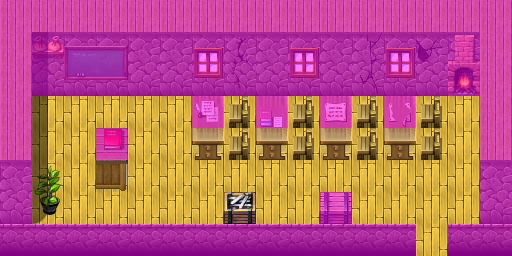

A level layout from a 2D game, rendered from its tile map. Below: a short description, then the map file with tile-grid data replaced by summaries:
An orthogonal 16x8 tile map with 32x32 px tiles, 5 tile layers (Ground, Objects, Above, Top, ...), 15 tilesets and 20 objects (8x key, 5x spawn, 4x script, 2x container, mapchange).

<map version="1.0" orientation="orthogonal" width="16" height="8" tilewidth="32" tileheight="32">
    <tileset firstgid="1" name="map_20" tilewidth="32" tileheight="32">
        <image source="../drawable/map_20.png" width="256" height="256" />
    </tileset>
    <tileset firstgid="65" name="map_22" tilewidth="32" tileheight="32">
        <image source="../drawable/map_22.png" width="256" height="256" />
    </tileset>
    <tileset firstgid="129" name="map_5" tilewidth="32" tileheight="32">
        <image source="../drawable/map_5.png" width="256" height="256" />
    </tileset>
    <tileset firstgid="193" name="map_10" tilewidth="32" tileheight="32">
        <image source="../drawable/map_10.png" width="256" height="256" />
    </tileset>
    <tileset firstgid="257" name="map_25" tilewidth="32" tileheight="32">
        <image source="../drawable/map_25.png" width="256" height="256" />
    </tileset>
    <tileset firstgid="321" name="map_23" tilewidth="32" tileheight="32">
        <image source="../drawable/map_23.png" width="256" height="256" />
    </tileset>
    <tileset firstgid="385" name="map_12" tilewidth="32" tileheight="32">
        <image source="../drawable/map_12.png" width="256" height="256" />
    </tileset>
    <tileset firstgid="449" name="map_15" tilewidth="32" tileheight="32">
        <image source="../drawable/map_15.png" width="256" height="256" />
    </tileset>
    <tileset firstgid="513" name="map_24" tilewidth="32" tileheight="32">
        <image source="../drawable/map_24.png" width="256" height="256" />
    </tileset>
    <tileset firstgid="577" name="map_2" tilewidth="32" tileheight="32">
        <image source="../drawable/map_2.png" width="256" height="256" />
    </tileset>
    <tileset firstgid="641" name="map_1" tilewidth="32" tileheight="32">
        <image source="../drawable/map_1.png" width="256" height="256" />
    </tileset>
    <tileset firstgid="705" name="map_8" tilewidth="32" tileheight="32">
        <image source="../drawable/map_8.png" width="256" height="256" />
    </tileset>
    <tileset firstgid="769" name="map_6" tilewidth="32" tileheight="32">
        <image source="../drawable/map_6.png" width="256" height="256" />
    </tileset>
    <tileset firstgid="833" name="map_0" tilewidth="32" tileheight="32">
        <image source="../drawable/map_0.png" width="256" height="256" />
    </tileset>
    <tileset firstgid="897" name="map_14" tilewidth="32" tileheight="32">
        <image source="../drawable/map_14.png" width="256" height="256" />
    </tileset>
    <layer name="Ground" width="16" height="8">
        <data>[128 cells, 128 non-empty, 7 distinct tile ids]</data>
    </layer>
    <layer name="Objects" width="16" height="8">
        <data>[128 cells, 38 non-empty, 24 distinct tile ids]</data>
    </layer>
    <layer name="Above" width="16" height="8">
        <data>[128 cells, 2 non-empty, 2 distinct tile ids]</data>
    </layer>
    <layer name="Top" width="16" height="8">
        <data>[128 cells, 6 non-empty, 2 distinct tile ids]</data>
    </layer>
    <layer name="Walkable" width="16" height="8">
        <data>[128 cells, 77 non-empty, 1 distinct tile ids]</data>
    </layer>
    <objectgroup name="Mapevents" visible="0">
        <object name="entrance" type="mapchange" x="416" y="224" width="32" height="32">
            <properties>
                <property name="map" value="brimhaven2" />
                <property name="place" value="school" />
            </properties>
        </object>
        <object name="brv_school_seated" type="script" x="224" y="128" width="32" height="32" />
        <object name="brv_school_enter" type="script" x="384" y="192" width="96" height="32" />
        <object name="brv_school_walking" type="script" x="192" y="160" width="32" height="64" />
        <object name="brv_school_weapons" type="container" x="224" y="192" width="32" height="32" />
        <object name="book_world_history" type="container" x="64" y="128" width="32" height="32" />
    </objectgroup>
    <objectgroup name="brv_school_check_duel_mapob" visible="0">
        <properties>
            <property name="active" value="false" />
        </properties>
        <object name="brv_school_check_duel" type="script" x="32" y="96" width="448" height="128">
            <properties>
                <property name="when" value="always" />
            </properties>
        </object>
    </objectgroup>
    <objectgroup name="Spawn" visible="0">
        <object name="brv_school_statue" type="spawn" x="32" y="96" width="32" height="32">
            <properties>
                <property name="spawngroup" value="brv_school_statue" />
            </properties>
        </object>
        <object name="brv_teacher" type="spawn" x="96" y="96" width="64" height="96">
            <properties>
                <property name="spawngroup" value="brv_teacher" />
            </properties>
        </object>
        <object name="golin" type="spawn" x="224" y="96" width="32" height="32">
            <properties>
                <property name="spawngroup" value="golin" />
            </properties>
        </object>
        <object name="brv_school_pupil" type="spawn" x="288" y="96" width="160" height="64">
            <properties>
                <property name="quantity" value="5" />
                <property name="spawngroup" value="brv_school_pupil" />
            </properties>
        </object>
        <object name="brv_school_statue2" type="spawn" x="32" y="96" width="64" height="64">
            <properties>
                <property name="active" value="false" />
                <property name="ignoreAreas" value="true" />
                <property name="spawngroup" value="brv_school_statue2" />
            </properties>
        </object>
    </objectgroup>
    <objectgroup name="Keys" visible="0">
        <object name="brv_school_emptyseat" type="key" x="416" y="128" width="32" height="32">
            <properties>
                <property name="phrase" value="brv_school_emptyseat" />
                <property name="requireId" value="brv_school2" />
                <property name="requireType" value="questProgress" />
                <property name="requireValue" value="50" />
            </properties>
        </object>
        <object name="brv_school_weapons" type="key" x="224" y="192" width="32" height="32">
            <properties>
                <property name="phrase" value="brv_school_weapons" />
                <property name="requireId" value="brv_school2" />
                <property name="requireType" value="questProgress" />
                <property name="requireValue" value="50" />
            </properties>
        </object>
        <object name="brv_school_dummy" type="key" x="96" y="128" width="32" height="64">
            <properties>
                <property name="phrase" value="brv_school_dummy" />
                <property name="requireId" value="base_nondisplay" />
                <property name="requireType" value="questProgress" />
                <property name="requireValue" value="2" />
            </properties>
        </object>
        <object name="brv_school_dummy2" type="key" x="384" y="96" width="32" height="64">
            <properties>
                <property name="phrase" value="brv_school_dummy" />
                <property name="requireId" value="base_nondisplay" />
                <property name="requireType" value="questProgress" />
                <property name="requireValue" value="2" />
            </properties>
        </object>
        </objectgroup>
</map>
<!-- 4 of 20 objects omitted -->
